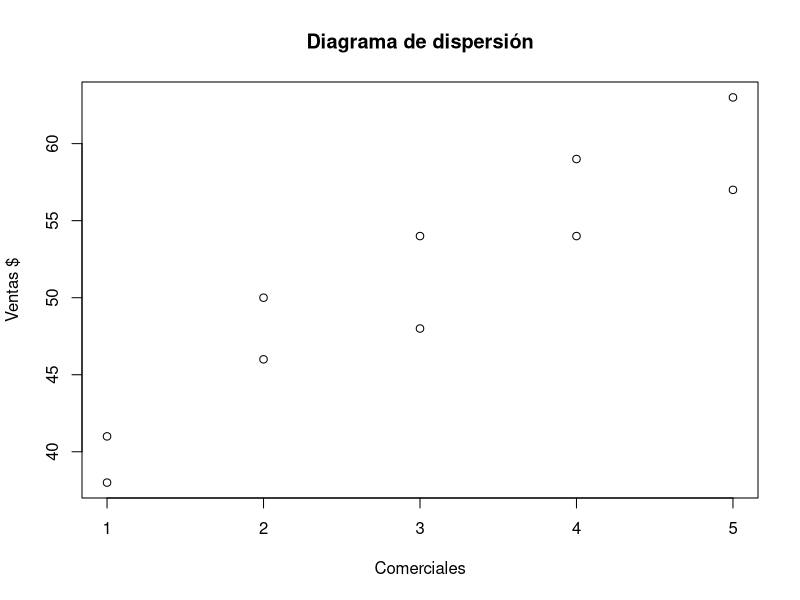
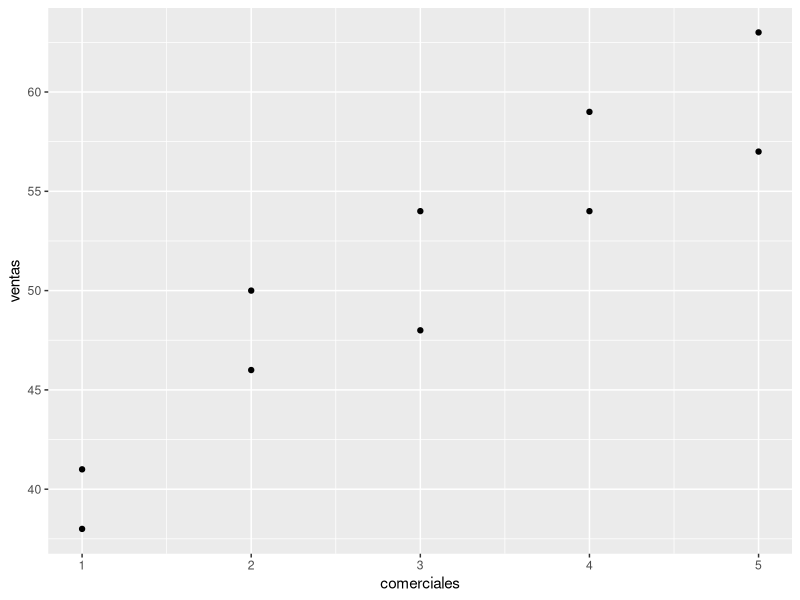
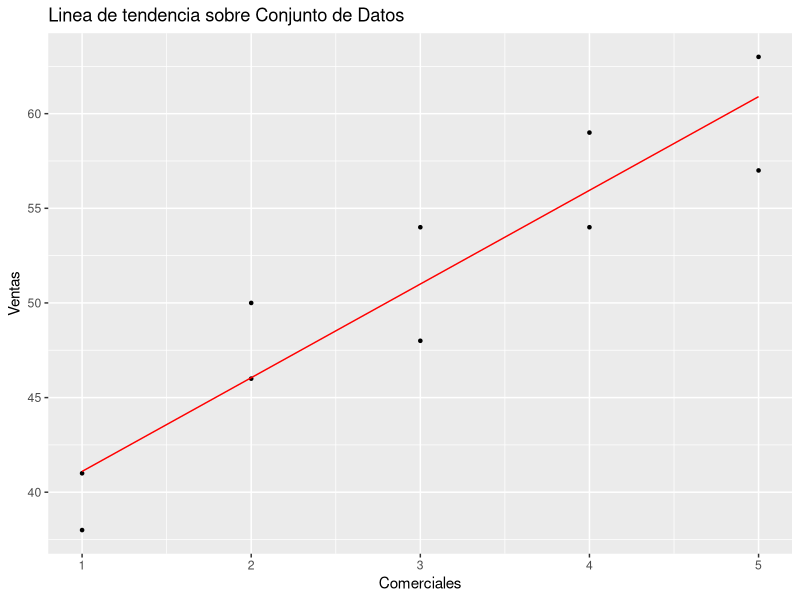

Here is the R script that generated these plots, in order:
library(ggplot2) # Para gráficas
library(stats) # Para regresion lineal

semanas <- c(1:10)
comerciales <- c(2,5,1,3,4,1,5,3,4,2)
ventas <- c(50,57,41,54,54,38,63,48,59,46)

datos <- data.frame(semanas,comerciales,ventas)
datos

plot(datos$comerciales, datos$ventas,
     xlab = "Comerciales",
     ylab = "Ventas $",
     main = "Diagrama de dispersión")

#Diagrama de dispersión con ggplot2
ggplot(datos, aes(comerciales, ventas))   +   geom_point()

#modelo de regresión lineal
modelo <- lm(ventas ~ comerciales, data = datos)
modelo


#se dibuja la linea de tendencia sobre el conjunto de datos
y_predict <- predict(modelo, datos)

ggplot() + geom_point(data = datos, aes(x = comerciales, y = ventas), size = 0.9) +
  geom_line(aes( x = datos$comerciales, y = y_predict), color = "red") +
  xlab("Comerciales") + 
  ylab("Ventas") + 
  ggtitle("Linea de tendencia sobre Conjunto de Datos")


#interpretación del modelo

summary(modelo)

predict.ventas <-predict(modelo,data.frame(comerciales=c(3.5,4.5)))

predict.ventas<-modelo$coefficients[1]+modelo$coefficients[2]*c(3.5,4.5)

